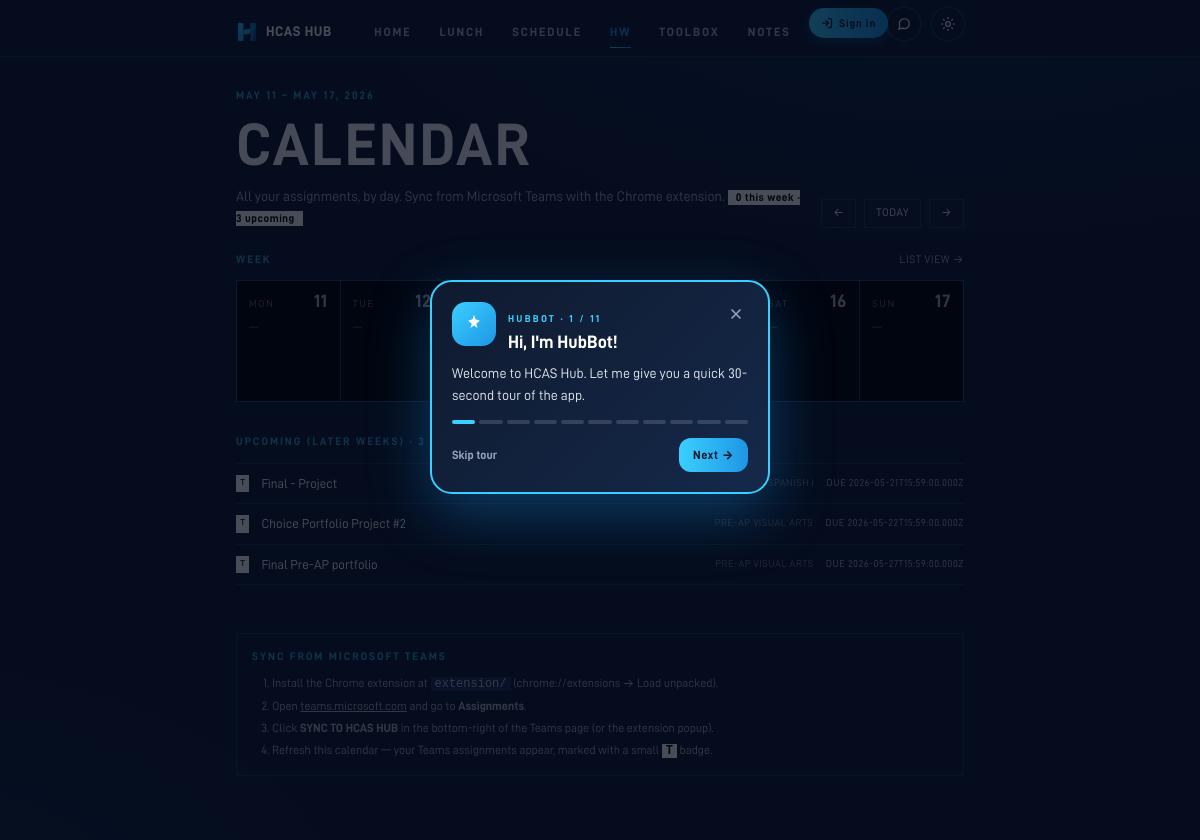
The page /calendar?week_start=2026-05-11 on the database its author committed.
### tables this page shows
CREATE TABLE assignments (
            id INTEGER PRIMARY KEY AUTOINCREMENT,
            title TEXT NOT NULL,
            subject TEXT,
            due_at TEXT,
            done INTEGER NOT NULL DEFAULT 0,
            priority INTEGER DEFAULT 99,
            created_at TEXT NOT NULL DEFAULT (datetime('now'))
        , source TEXT DEFAULT 'manual', external_id TEXT, updated_at TEXT, user_id TEXT);

### main.py (the view)
@app.get("/calendar", response_class=HTMLResponse)
def calendar(request: Request, week_start: str | None = None):
    from datetime import date, timedelta
    today = datetime.now().date()
    if week_start:
        try:
            anchor = datetime.strptime(week_start, "%Y-%m-%d").date()
        except ValueError:
            anchor = today
    else:
        anchor = today
    monday = anchor - timedelta(days=anchor.weekday())
    days = [monday + timedelta(days=i) for i in range(7)]
    user = auth.current_user(request)
    uid = user["id"] if user else None
    by_day: dict[str, list] = {d.isoformat(): [] for d in days}
    no_due = []
    upcoming = []  # outside the visible week, future
    week_start_d = days[0]
    week_end_d = days[-1]
    for a in db.list_assignments(uid):
        if a["done"]:
            continue
        due = seed.parse_dt(a.get("due_at"))
        if not due:
            no_due.append(a)
            continue
        d = due.date()
        key = d.isoformat()
        if key in by_day:
            by_day[key].append(a)
        elif d > week_end_d:
            upcoming.append(a)
    for k in by_day:
        by_day[k].sort(key=lambda a: a.get("due_at") or "")
    upcoming.sort(key=lambda a: a.get("due_at") or "")
    sig = "|".join(
        f"{a['id']}:{a['done']}:{a['title']}:{a.get('due_at') or ''}"
        for a in db.list_assignments(uid)
    )
    return render(
        request,
        "calendar.html",
        active="assignments",
        days=[(d.isoformat(), d.strftime("%a"), d.strftime("%-d"), d == today) for d in days],
        by_day=by_day,
        no_due=no_due,
        upcoming=upcoming,
        prev_week=(monday - timedelta(days=7)).isoformat(),
        next_week=(monday + timedelta(days=7)).isoformat(),
        this_monday=monday.isoformat(),
        week_label=f"{monday.strftime('%b %-d')} – {(monday+timedelta(days=6)).strftime('%b %-d, %Y')}",
        assignments_sig=sig,
    )

### templates/calendar.html (shortened to what this page needs)
{% extends "base.html" %}
{% block content %}
<div class="pt-2 pb-6 flex items-end justify-between gap-4">
  <div>
    <div class="eyebrow mb-3">{{ week_label }}</div>
    <h1 class="display text-[44px] sm:text-[60px]">Calendar</h1>
    <p class="mt-3 text-[14px] text-ink-soft">
      All your assignments, by day. Sync from Microsoft Teams with the Chrome extension.
      {% set in_week_count = by_day.values() | map('length') | sum %}
      <span class="ml-2 inline-block px-2 py-0.5 bg-white text-black text-[11px] font-bold tracking-wider">
        {{ in_week_count }} this week · {{ upcoming|length }} upcoming
      </span>
    </p>
  </div>
  <div class="flex items-center gap-2 shrink-0">
    <a href="/calendar?week_start={{ prev_week }}" class="hairline px-3 py-1.5 text-[11px] uppercase tracking-wider hover:bg-paper-soft">←</a>
    <a href="/calendar" class="hairline px-3 py-1.5 text-[11px] uppercase tracking-wider hover:bg-paper-soft">Today</a>
    <a href="/calendar?week_start={{ next_week }}" class="hairline px-3 py-1.5 text-[11px] uppercase tracking-wider hover:bg-paper-soft">→</a>
  </div>
</div>
<div class="flex items-center justify-between mb-3">
  <h2 class="eyebrow">Week</h2>
  <a href="/assignments" class="text-[11px] uppercase tracking-wider text-ink-soft hover:text-white">List view →</a>
</div>
<div class="grid grid-cols-1 sm:grid-cols-7 gap-px bg-line border border-line">
  {% for iso, wd, dd, is_today in days %}
    <div class="bg-black p-3 min-h-[120px] {% if is_today %}ring-1 ring-white -m-px{% endif %}">
      <div class="flex items-baseline justify-between mb-2">
        <div class="text-[10px] uppercase tracking-[0.18em] {{ 'text-white' if is_today else 'text-ink-mute' }}">{{ wd }}</div>
        <div class="display text-[18px] {{ 'text-white' if is_today else 'text-ink-soft' }}">{{ dd }}</div>
      </div>
      {% set list = by_day[iso] %}
      {% if list %}
        <ul class="space-y-1.5">
          {% for a in list %}
          <li class="text-[12px] text-white leading-snug">
            <div class="flex items-start gap-1.5">
              {% if a.source == 'teams' %}
                <span class="text-[8px] font-mono mt-0.5 px-1 py-0.5 bg-white text-black shrink-0" title="From Microsoft Teams">T</span>
              {% endif %}
              <div class="min-w-0">
                <div class="truncate">{{ a.title }}</div>
                {% if a.subject %}<div class="text-[10px] uppercase tracking-wider text-ink-mute truncate">{{ a.subject }}</div>{% endif %}
              </div>
            </div>
          </li>
          {% endfor %}
        </ul>
      {% else %}
        <div class="text-[11px] text-ink-mute">—</div>
      {% endif %}
    </div>
  {% endfor %}
</div>
{% if upcoming %}
<section class="mt-8">
  <h2 class="eyebrow mb-3">Upcoming (later weeks) · {{ upcoming|length }}</h2>
  <ul class="border-t border-line">
    {% for a in upcoming %}
    <li class="border-b border-line py-2.5 flex items-center gap-3 text-[13px]">
      {% if a.source == 'teams' %}
        <span class="text-[9px] font-mono px-1 py-0.5 bg-white text-black">T</span>
      {% endif %}
      <span class="flex-1 truncate text-white">{{ a.title }}</span>
      {% if a.subject %}<span class="text-[10px] uppercase tracking-wider text-ink-mute">{{ a.subject }}</span>{% endif %}
      <span class="text-[10px] uppercase tracking-wider text-ink-soft shrink-0">due {{ a.due_at }}</span>
    </li>
    {% endfor %}
  </ul>
</section>
{% endif %}
<section class="mt-12 hairline p-4">
  <h2 class="eyebrow mb-2">Sync from Microsoft Teams</h2>
  <ol class="text-[12px] text-ink-soft space-y-1 list-decimal pl-5">
    <li>Install the Chrome extension at <code class="bg-paper-tint px-1">extension/</code> (chrome://extensions → Load unpacked).</li>
    <li>Open <a class="underline" href="https://teams.microsoft.com" target="_blank">teams.microsoft.com</a> and go to <b>Assignments</b>.</li>
    <li>Click <b>SYNC TO HCAS HUB</b> in the bottom-right of the Teams page (or the extension popup).</li>
    <li>Refresh this calendar — your Teams assignments appear, marked with a small <b class="bg-white text-black font-mono px-1">T</b> badge.</li>
  </ol>
</section>
{% endblock %}

### templates/base.html (style rules this page uses)
:root { --page-bg: #0F1A2F; --page-text: #F5F7FA; --bar-bg: rgba(15,26,47,0.85); --bar-border: rgba(59,207,255,0.16); --ink-soft: rgba(245,247,250,0.70); --ink-mute: rgba(245,247,250,0.45); --tint: rgba(21,36,65,0.55); --glow-1: rgba(30,150,229,0.18); --glow-2: rgba(59,207,255,0.10); }
html, body { background: radial-gradient(1200px 600px at 80% -10%, var(--glow-1), transparent 60%), radial-gradient(900px 500px at -10% 110%, var(--glow-2), transparent 60%), var(--page-bg); color: var(--page-text); font-feature-settings: 'cv11', 'ss01', 'ss03'; -webkit-font-smoothing: antialiased; -moz-osx-font-smoothing: grayscale; -webkit-tap-highlight-color: transparent; transition: background 0.3s ease, color 0.3s ease; }
.hairline { box-shadow: inset 0 0 0 1px var(--bar-border); }
.display { font-family: "D-DIN", Inter, system-ui, sans-serif; font-weight: 700; letter-spacing: 0.04em; text-transform: uppercase; line-height: 0.95; }
.eyebrow { font-family: "D-DIN", Inter, system-ui, sans-serif; font-weight: 700; letter-spacing: 0.18em; text-transform: uppercase; font-size: 11px; color: rgba(59,207,255,0.75); }

### rows shown on the page
assignments: source "T", title "Final - Project", due_at "2026-05-21T15:59:00.000Z"
assignments: source "T", title "Choice Portfolio Project #2", subject "PRE-AP VISUAL ARTS", due_at "2026-05-22T15:59:00.000Z"
assignments: source "T", title "Final Pre-AP portfolio", subject "PRE-AP VISUAL ARTS", due_at "2026-05-27T15:59:00.000Z"

### other values the page prints
{{ label }} "HOME" "LUNCH" "SCHEDULE" "HW" "TOOLBOX" "NOTES"
{{ week_label }} "MAY 11 – MAY 17, 2026"
{{ in_week_count }} "0"
{{ upcoming|length }} "3"
{{ wd }} "MON" "TUE" "SUN"
{{ dd }} "11" "12" "16" "17"
